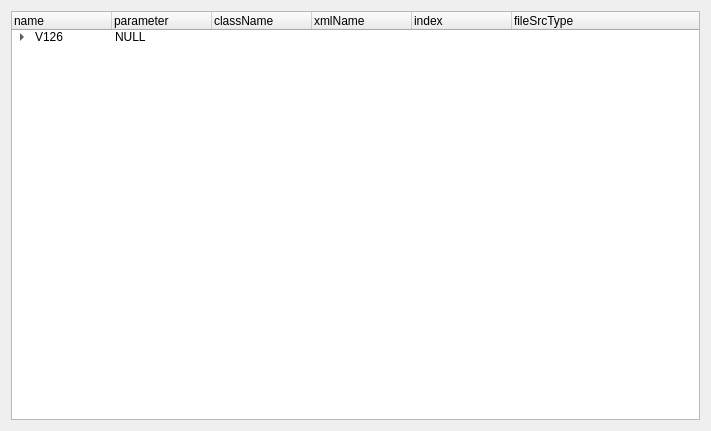
<?xml version="1.0" encoding="UTF-8"?>
<ui version="4.0">
 <class>Form</class>
 <widget class="QWidget" name="Form">
  <property name="geometry">
   <rect>
    <x>0</x>
    <y>0</y>
    <width>711</width>
    <height>431</height>
   </rect>
  </property>
  <property name="windowTitle">
   <string>Form</string>
  </property>
  <layout class="QVBoxLayout" name="verticalLayout">
   <item>
    <widget class="QTreeWidget" name="treeWidget">
     <column>
      <property name="text">
       <string>name</string>
      </property>
     </column>
     <column>
      <property name="text">
       <string>parameter</string>
      </property>
     </column>
     <column>
      <property name="text">
       <string>className</string>
      </property>
     </column>
     <column>
      <property name="text">
       <string>xmlName</string>
      </property>
     </column>
     <column>
      <property name="text">
       <string>index</string>
      </property>
     </column>
     <column>
      <property name="text">
       <string>fileSrcType</string>
      </property>
     </column>
     <item>
      <property name="text">
       <string>V126</string>
      </property>
      <property name="text">
       <string>NULL</string>
      </property>
      <property name="text">
       <string/>
      </property>
      <property name="text">
       <string/>
      </property>
      <property name="text">
       <string/>
      </property>
      <property name="text">
       <string/>
      </property>
      <item>
       <property name="text">
        <string>Axis</string>
       </property>
       <property name="text">
        <string>NULL</string>
       </property>
       <property name="text">
        <string/>
       </property>
       <property name="text">
        <string/>
       </property>
       <property name="text">
        <string/>
       </property>
       <property name="text">
        <string/>
       </property>
       <item>
        <property name="text">
         <string>Motor</string>
        </property>
        <property name="text">
         <string>NULL</string>
        </property>
        <property name="text">
         <string>UiMotor</string>
        </property>
        <property name="text">
         <string>PrmFuncMotor</string>
        </property>
        <property name="text">
         <string>0</string>
        </property>
        <property name="text">
         <string>1</string>
        </property>
       </item>
       <item>
        <property name="text">
         <string>Encoder</string>
        </property>
        <property name="text">
         <string>NULL</string>
        </property>
        <property name="text">
         <string>UiEncoder</string>
        </property>
        <property name="text">
         <string>PrmFuncEncoder</string>
        </property>
        <property name="text">
         <string>1</string>
        </property>
        <property name="text">
         <string>1</string>
        </property>
       </item>
       <item>
        <property name="text">
         <string>Power</string>
        </property>
        <property name="text">
         <string>NULL</string>
        </property>
        <property name="text">
         <string>UiPower</string>
        </property>
        <property name="text">
         <string>PrmFuncPower</string>
        </property>
        <property name="text">
         <string>2</string>
        </property>
        <property name="text">
         <string>1</string>
        </property>
       </item>
       <item>
        <property name="text">
         <string>Current</string>
        </property>
        <property name="text">
         <string>NULL</string>
        </property>
        <property name="text">
         <string>UiCurrent</string>
        </property>
        <property name="text">
         <string>PrmFuncCurrentloop</string>
        </property>
        <property name="text">
         <string>3</string>
        </property>
        <property name="text">
         <string>1</string>
        </property>
       </item>
       <item>
        <property name="text">
         <string>Velocity</string>
        </property>
        <property name="text">
         <string>NULL</string>
        </property>
        <property name="text">
         <string>UiVelocity</string>
        </property>
        <property name="text">
         <string>PrmFuncSpeedloop</string>
        </property>
        <property name="text">
         <string>4</string>
        </property>
        <property name="text">
         <string>1</string>
        </property>
       </item>
       <item>
        <property name="text">
         <string>Position</string>
        </property>
        <property name="text">
         <string>NULL</string>
        </property>
        <property name="text">
         <string>UiPosition</string>
        </property>
        <property name="text">
         <string>PrmFuncPositionloop</string>
        </property>
        <property name="text">
         <string>5</string>
        </property>
        <property name="text">
         <string>1</string>
        </property>
       </item>
       <item>
        <property name="text">
         <string>Status</string>
        </property>
        <property name="text">
         <string>NULL</string>
        </property>
        <property name="text">
         <string>UiStatus</string>
        </property>
        <property name="text">
         <string>PrmFuncDeviceStatus</string>
        </property>
        <property name="text">
         <string>6</string>
        </property>
        <property name="text">
         <string>0</string>
        </property>
       </item>
       <item>
        <property name="text">
         <string>RAM</string>
        </property>
        <property name="text">
         <string>NULL</string>
        </property>
        <property name="text">
         <string>UiRAM</string>
        </property>
        <property name="text">
         <string>PrmRAMAxis</string>
        </property>
        <property name="text">
         <string>7</string>
        </property>
        <property name="text">
         <string>1</string>
        </property>
       </item>
       <item>
        <property name="text">
         <string>FLASH</string>
        </property>
        <property name="text">
         <string>NULL</string>
        </property>
        <property name="text">
         <string>UiFLASH</string>
        </property>
        <property name="text">
         <string>PrmFlashAxis</string>
        </property>
        <property name="text">
         <string>8</string>
        </property>
        <property name="text">
         <string>1</string>
        </property>
       </item>
      </item>
      <item>
       <property name="text">
        <string>Global</string>
       </property>
       <property name="text">
        <string>NULL</string>
       </property>
       <property name="text">
        <string/>
       </property>
       <property name="text">
        <string/>
       </property>
       <property name="text">
        <string/>
       </property>
       <property name="text">
        <string/>
       </property>
       <item>
        <property name="text">
         <string>IO</string>
        </property>
        <property name="text">
         <string>NULL</string>
        </property>
        <property name="text">
         <string>UiIO</string>
        </property>
        <property name="text">
         <string>PrmIO</string>
        </property>
        <property name="text">
         <string/>
        </property>
        <property name="text">
         <string>0</string>
        </property>
       </item>
      </item>
     </item>
    </widget>
   </item>
  </layout>
 </widget>
 <resources/>
 <connections/>
</ui>
